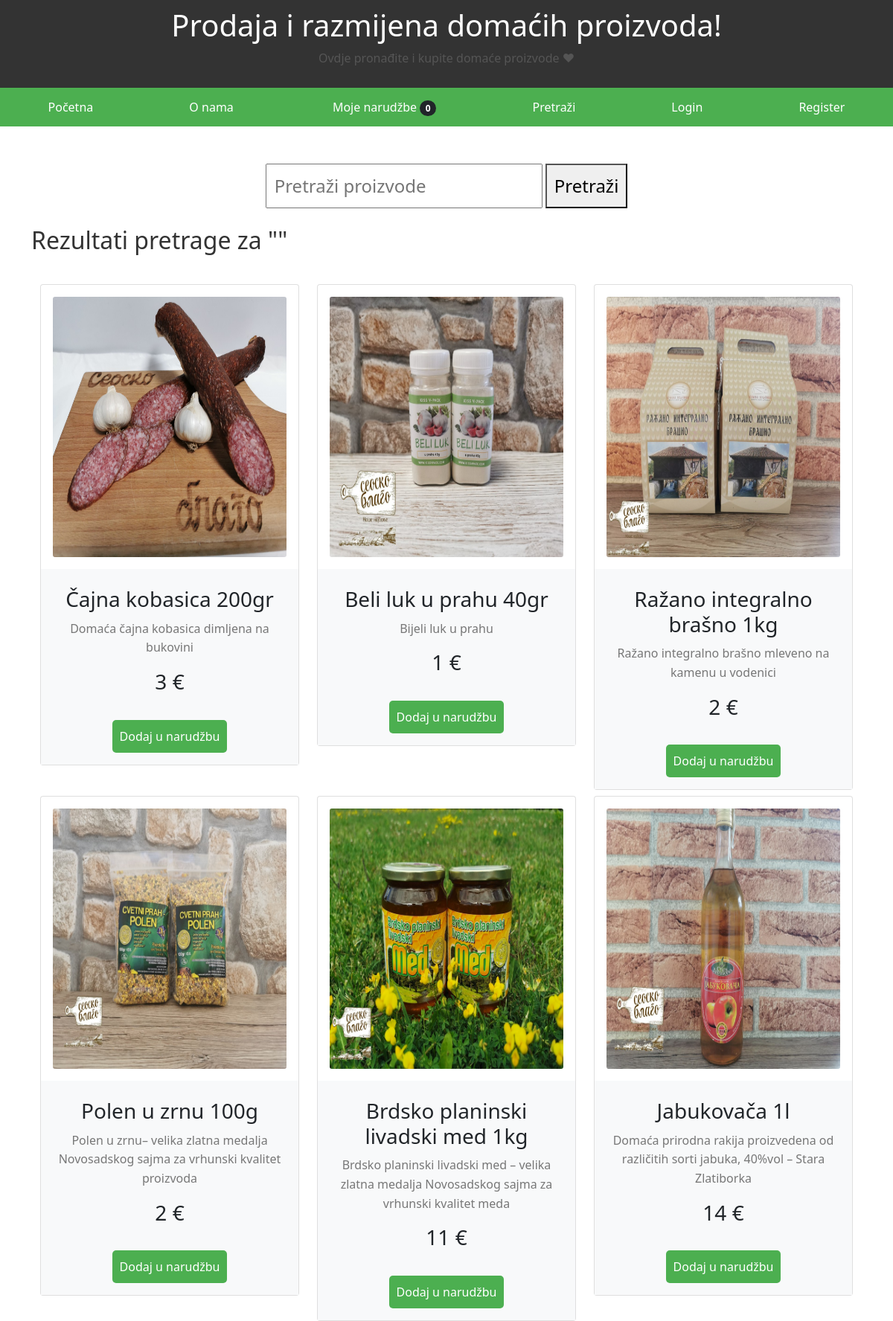
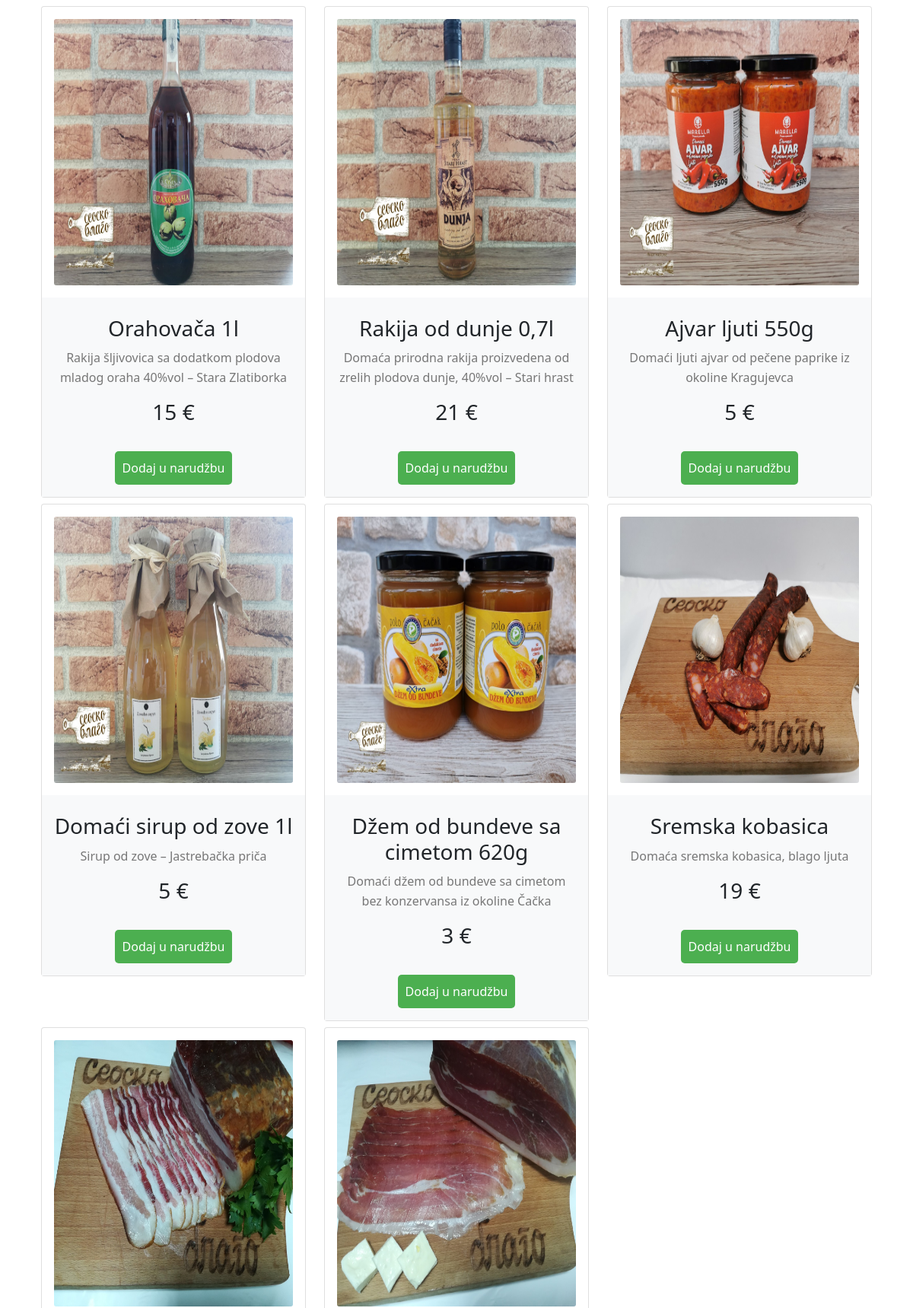
/pretraga/ (upper part), run on the app's committed database (2 pictures, top to bottom).
### main/models.py (models this page shows, shortened)
class Proizvod(models.Model):
    id_proizvoda = models.CharField(max_length=5)
    naziv_proizvoda = models.CharField(max_length=100)
    cijena_proizvoda = models.IntegerField()
    opis_proizvoda = models.TextField()
    slika_proizvoda = models.ImageField(null=True, blank=True, upload_to="images/")
    proizvod_kategorija = models.ForeignKey(Kategorija, related_name='proizvodi', on_delete=models.CASCADE)
    proizvod_korisnik = models.ForeignKey(Korisnik,default=1, on_delete=models.CASCADE)

### main/views.py (the view)
# urls.py: path('pretraga/', views.pretrazi_proizvode, name='pretrazi_proizvode'),
def pretrazi_proizvode(request):
    query = request.GET.get('q', '')
    proizvodi = Proizvod.objects.filter(naziv_proizvoda__icontains=query)
    return render(request, 'pretraga.html', {'query': query, 'proizvodi': proizvodi})

### main/cart.py (called while the page is built)
	def __len__ (self):
		return len(self.cart)

### main/context_processors.py (called while the page is built)
def cart(request):
    return {'cart': Cart(request)}

### main/templates/pretraga.html (shortened to what this page needs)
{% extends "landing.html" %}
{% block content %}
    <form action="{% url 'main:pretrazi_proizvode' %}" method="get" class="search-form">
        <input type="text" name="q" placeholder="Pretraži proizvode">
        <button type="submit" >Pretraži</button>
    </form>
    <div class="container">
<br/>
        <h2>  Rezultati pretrage za "{{ query }}"</h2>
        <br/>
<div class="container d-flex justify-content-center mt-50 mb-50">
        <div class="row">
            {% for proizvod in proizvodi %}
           <div class="col-md-4 mt-2">
                <div class="card">
                                    <div class="card-body">
                                        <div class="card-img-actions">
                                            {%if proizvod.slika_proizvoda%}
                                            <img src="{{ proizvod.slika_proizvoda.url }}"  class="card-img img-fluid" width="96" height="350" alt="" style="width: 400px;; height: 350px; ">
                                                 {%endif%}
                                        </div>
                                    </div>
                                    <div class="card-body bg-light text-center">
                                        <div class="mb-2">
                                            <h6 class="font-weight-semibold mb-2">
                                                <h3 href="#" class="text-default mb-2" data-abc="true">{{ proizvod.naziv_proizvoda }}</h3>
                                            </h6>
                                        </div>
                                        <p style="color: #777; margin-top: 10px;">{{ proizvod.opis_proizvoda }}</p>
                                        <h3 class="mb-0 font-weight-semibold">{{ proizvod.cijena_proizvoda }} €</h3>
                                        <form method="post" action="{% url 'main:landing'  %}" style="margin-top: 10px;">
                                            <br />
                                            <button type="submit" value="{{proizvod.id}}" id="add-cart" style="font-size: 16px; padding: 10px; background-color: #4CAF50;
                                                 color: white; border: none; border-radius: 5px; cursor: pointer;">Dodaj u narudžbu</button>
                                        </form>
                                    </div>
                                </div>
           </div>
            {% empty %}
                <p>Nema rezultata za pretragu.</p>
            {% endfor %}
    </div>
</div>
<br/>
<br/>
{% endblock %}

### main/static/style.css (style rules this page uses)
* { box-sizing: border-box; margin: 0; padding: 0; }
body { font-family: 'Arial', sans-serif; background-color: #f4f4f4; }
.search-form { text-align: center; margin-top: 50px; }
.search-form input[type="text"] { font-size: 1.5em; padding: 10px; }
.search-form button { font-size: 1.5em; padding: 10px; }
h2 { color: #333; font-size: 28px; margin-bottom: 20px; }
p { color: #555; font-size: 16px; line-height: 1.6; margin-bottom: 15px; }

### data on the page
Proizvod: slika_proizvoda (picture), naziv_proizvoda "Čajna kobasica 200gr", opis_proizvoda "Domaća čajna kobasica dimljena na bukovini", cijena_proizvoda "3", {{ proizvod.id }} 2 (drawn)
Proizvod: slika_proizvoda (picture), naziv_proizvoda "Beli luk u prahu 40gr", opis_proizvoda "Bijeli luk u prahu", cijena_proizvoda "1", {{ proizvod.id }} 3 (drawn)
Proizvod: slika_proizvoda (picture), naziv_proizvoda "Ražano integralno brašno 1kg", opis_proizvoda "Ražano integralno brašno mleveno na kamenu u vodenici", cijena_proizvoda "2", {{ proizvod.id }} 4 (drawn)
Proizvod: slika_proizvoda (picture), naziv_proizvoda "Polen u zrnu 100g", opis_proizvoda "Polen u zrnu– velika zlatna medalja Novosadskog sajma za vrhunski kvalitet proizvoda", cijena_proizvoda "2", {{ proizvod.id }} 5 (drawn)
Proizvod: slika_proizvoda (picture), naziv_proizvoda "Brdsko planinski livadski med 1kg", opis_proizvoda "Brdsko planinski livadski med – velika zlatna medalja Novosadskog sajma za vrhunski kvalitet meda", cijena_proizvoda "11", {{ proizvod.id }} 7 (drawn)
Proizvod: slika_proizvoda (picture), naziv_proizvoda "Jabukovača 1l", opis_proizvoda "Domaća prirodna rakija proizvedena od različitih sorti jabuka, 40%vol – Stara Zlatiborka", cijena_proizvoda "14", {{ proizvod.id }} 9 (drawn)
Proizvod: slika_proizvoda (picture), naziv_proizvoda "Orahovača 1l", opis_proizvoda "Rakija šljivovica sa dodatkom plodova mladog oraha 40%vol – Stara Zlatiborka", cijena_proizvoda "15", {{ proizvod.id }} 10 (drawn)
Proizvod: slika_proizvoda (picture), naziv_proizvoda "Rakija od dunje 0,7l", opis_proizvoda "Domaća prirodna rakija proizvedena od zrelih plodova dunje, 40%vol – Stari hrast", cijena_proizvoda "21", {{ proizvod.id }} 11 (drawn)
Proizvod: slika_proizvoda (picture), naziv_proizvoda "Ajvar ljuti 550g", opis_proizvoda "Domaći ljuti ajvar od pečene paprike iz okoline Kragujevca", cijena_proizvoda "5", {{ proizvod.id }} 13 (drawn)
Proizvod: slika_proizvoda (picture), naziv_proizvoda "Domaći sirup od zove 1l", opis_proizvoda "Sirup od zove – Jastrebačka priča", cijena_proizvoda "5", {{ proizvod.id }} 14 (drawn)
Proizvod: slika_proizvoda (picture), naziv_proizvoda "Džem od bundeve sa cimetom 620g", opis_proizvoda "Domaći džem od bundeve sa cimetom bez konzervansa iz okoline Čačka", cijena_proizvoda "3", {{ proizvod.id }} 15 (drawn)
Proizvod: slika_proizvoda (picture), naziv_proizvoda "Sremska kobasica", opis_proizvoda "Domaća sremska kobasica, blago ljuta", cijena_proizvoda "19", {{ proizvod.id }} 16 (drawn)
Proizvod: slika_proizvoda (picture)
Proizvod: slika_proizvoda (picture)

### other printed values
{{ cart|length }} "0"
